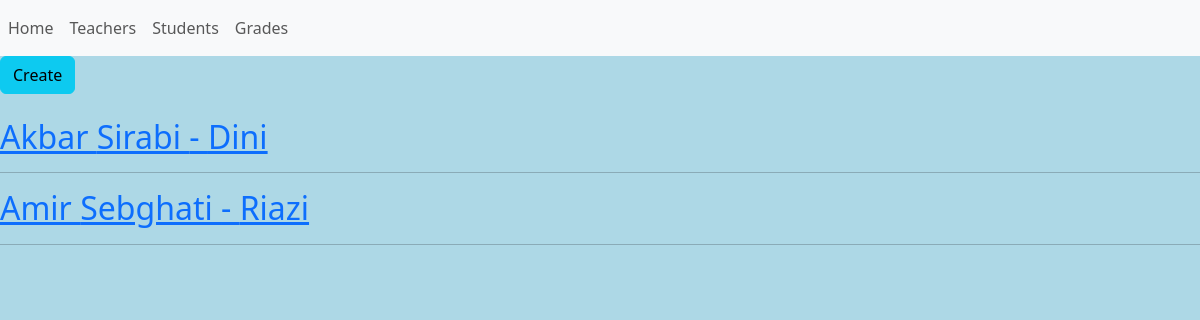
/students_list/, run on an earlier commit of the app's database.
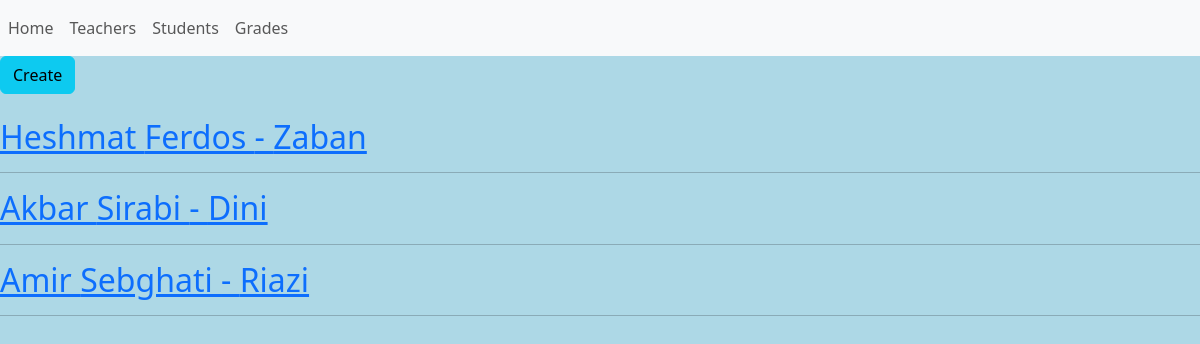
And on a later commit of the database.
### school/models.py (models this page shows, shortened)
class Student(models.Model):
    name = models.CharField(max_length=20)
    family = models.CharField(max_length=20)
    age = models.IntegerField()
    teacher = models.ForeignKey(Teacher, on_delete=models.CASCADE)

class Teacher(models.Model):
    name = models.CharField(max_length=20)
    subject = models.CharField(max_length=20)

### school/views.py (the view)
# urls.py: path('students_list/', views.students_list, name='students_list'),
def students_list(request):
    students = Student.objects.all()
    return render(request, 'school/students_list.html', {'students': students})

### school/templates/school/students_list.html (shortened to what this page needs)
{% extends 'base.html' %}
{% block content %}
  <a href="{% url 'create_student' %}" class="btn btn-info">Create</a>
  <br><br>
  {% for student in students|dictsortreversed:"id"%}
    <a href="{% url 'student' student.id %}"><h2>{{ student.name }} {{ student.family }} - {{student.teacher.subject}} </h2></a>
    <hr/>
  {% endfor %}
{% endblock %}
{% block bgcolor %}
  lightblue
{% endblock %}

What changed in the data, as far as the page shows it:
added Student: name "Heshmat", family "Ferdos", teacher.subject "Zaban"
